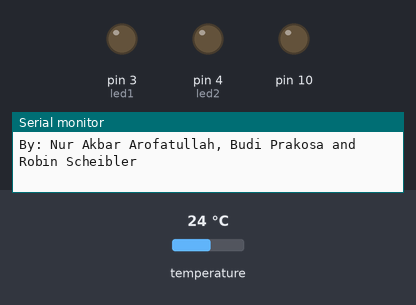
The sketch below on a simulated Arduino Uno, built with avr-gcc and run on an emulated ATmega328P. On the bench: output pins drawn as LEDs (lit = HIGH), the last lines printed to the serial monitor. The inputs (shaded band) are chosen by the test bench; at power-on: temperature 24 °C. The local clock reads 2024-03-15 10:24:30 at power-on unless the sketch sets it; storage starts empty.

Above: at 0.1 s.
At 1.7 s:
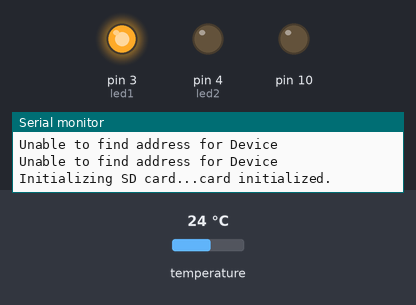
At 5.3 s:
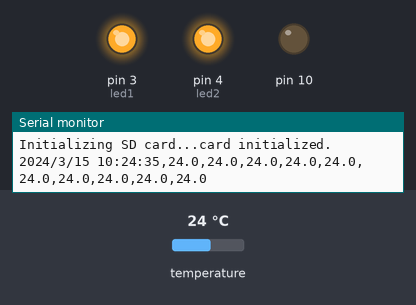
Timing chart, 0 to 6.8 s (numbered marks = the images above):
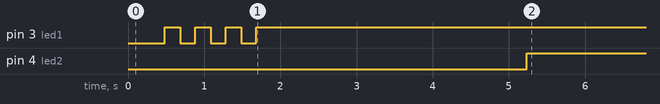

Measured:
- by itself, pin 4 (led2): LOW → HIGH at 5.2 s

The sketch:

CocoaTrak.ino
```cpp
// (licence header left out)
#include <OneWire.h>
#include <DallasTemperature.h>
#include <SD.h>
#include <Wire.h>
#include "RTClib.h"

RTC_DS1307 rtc;

long previousMillis = 0;        // will store last time LED was updated
int ledState = LOW;
long interval = 5000;           // interval at which to blink (milliseconds)

const int led1 = 3;
const int led2 = 4;
const int chipSelect = 10;
// Data wire is plugged into port 2 on the Arduino
#define ONE_WIRE_BUS 2
#define TEMPERATURE_PRECISION 9

// Setup a oneWire instance to communicate with any OneWire devices (not just Maxim/Dallas temperature ICs)
OneWire oneWire(ONE_WIRE_BUS);

// Pass our oneWire reference to Dallas Temperature.
DallasTemperature sensors(&oneWire);

// arrays to hold device addresses
DeviceAddress sensorAddress[10];

DeviceAddress SensorFactoryAddress[10] =
{
	{0x28,0x3D,0xED,0x4F,0x5,0x0,0x0,0xC0},
	{0x28,0x64,0x6F,0xB5,0x5,0x0,0x0,0x5A},
	{0x28,0xDA,0x29,0x51,0x5,0x0,0x0,0x7C},
	{0x28,0x3,0x4B,0x48,0x5,0x0,0x0,0x17},
	{0x28,0x2C,0x70,0x48,0x5,0x0,0x0,0x71},
	{0x28,0x53,0x5E,0x40,0x5,0x0,0x0,0x8B},
	{0x28,0xA0,0x54,0x51,0x5,0x0,0x0,0xAA},
	{0x28,0x67,0x69,0x48,0x5,0x0,0x0,0x73},
	{0x28,0x57,0x42,0x48,0x5,0x0,0x0,0x16},
	{0x28,0x27,0xF2,0x4F,0x5,0x0,0x0,0x47}
};

float sensorValue[10];


struct SensorID{
 int id;
 int factory_id;
};

struct SensorID sensorID[10];

void setup(void)
{
  // start serial port
  Serial.begin(9600);
  Serial.println("CocoaTrak ::Lifepatch::Biodesign::Hackterialab2014");
  Serial.println("By: Nur Akbar Arofatullah, Budi Prakosa and Robin Scheibler");
  // leds
  pinMode(led1, OUTPUT);
  pinMode(led2, OUTPUT);
  // Start up the library
  sensors.begin();

  // locate devices on the bus
  Serial.print("Locating devices...");
  Serial.print("Found ");
  Serial.print(sensors.getDeviceCount(), DEC);
  Serial.println(" devices.");

  // report parasite power requirements
  Serial.print("Parasite power is: ");
  if (sensors.isParasitePowerMode()) Serial.println("ON");
  else Serial.println("OFF");


  //Real Time Clock Initiation
  #ifdef AVR
  Wire.begin();
  #else
  Wire1.begin(); // Shield I2C pins connect to alt I2C bus on Arduino Due
  #endif
   rtc.begin();

   if (! rtc.isrunning()) {
    Serial.println("RTC is NOT running!");
    // following line sets the RTC to the date & time this sketch was compiled
    rtc.adjust(DateTime(F(__DATE__), F(__TIME__)));
    // This line sets the RTC with an explicit date & time, for example to set
    // January 21, 2014 at 3am you would call:
    // rtc.adjust(DateTime(2014, 1, 21, 3, 0, 0));

  }
  // assign address manually.  the addresses below will beed to be changed
  // to valid device addresses on your bus.  device address can be retrieved
  // by using either oneWire.search(deviceAddress) or individually via
  // sensors.getAddress(deviceAddress, index)
  //insideThermometer = { 0x28, 0x1D, 0x39, 0x31, 0x2, 0x0, 0x0, 0xF0 };
  //outsideThermometer   = { 0x28, 0x3F, 0x1C, 0x31, 0x2, 0x0, 0x0, 0x2 };

  // search for devices on the bus and assign based on an index.  ideally,
  // you would do this to initially discover addresses on the bus and then
  // use those addresses and manually assign them (see above) once you know
  // the devices on your bus (and assuming they don't change).
  //
  // method 1: by index

  for (int i = 0; i < 10; i++)
  {
      if (!sensors.getAddress(sensorAddress[i], i)) Serial.println("Unable to find address for Device");
  }


  // method 2: search()
  // search() looks for the next device. Returns 1 if a new address has been
  // returned. A zero might mean that the bus is shorted, there are no devices,
  // or you have already retrieved all of them.  It might be a good idea to
  // check the CRC to make sure you didn't get garbage.  The order is
  // deterministic. You will always get the same devices in the same order
  //
  // Must be called before search()
  //oneWire.reset_search();
  // assigns the first address found to insideThermometer
  //if (!oneWire.search(insideThermometer)) Serial.println("Unable to find address for insideThermometer");
  // assigns the seconds address found to outsideThermometer
  //if (!oneWire.search(outsideThermometer)) Serial.println("Unable to find address for outsideThermometer");

  // show the addresses we found on the bus

  // set the resolution to 9 bit
  for (int i = 0; i < 10; i++)
  {
      sensors.setResolution(sensorAddress[i], TEMPERATURE_PRECISION);
  }

  //sensor id mapping;
  for (uint8_t i = 0; i < 10; i++)
  {
      sensorID[i].id = i + 1;
      for (uint8_t j = 0; j < 10; j++)
      {
       if (isSensorAddressmatch(sensorAddress[j], SensorFactoryAddress[i])) sensorID[i].factory_id = j;
      }
  }


  Serial.print("Initializing SD card...");
  // make sure that the default chip select pin is set to
  // output, even if you don't use it:
  pinMode(10, OUTPUT);

  // see if the card is present and can be initialized:
  if (!SD.begin(chipSelect)) {
    Serial.println("Card failed, or not present");
    // don't do anything more:
    return;
  }
  Serial.println("card initialized.");
   digitalWrite(led1, HIGH);
   delay(200);
   digitalWrite(led1, LOW);
   delay(200);
   digitalWrite(led1, HIGH);
   delay(200);
   digitalWrite(led1, LOW);
   delay(200);
   digitalWrite(led1, HIGH);
   delay(200);
   digitalWrite(led1, LOW);
   delay(200);
   digitalWrite(led1, HIGH);
}


// function to print a device address
void printAddress(DeviceAddress deviceAddress)
{
  for (uint8_t i = 0; i < 8; i++)
  {
    // zero pad the address if necessary
    if (deviceAddress[i] < 16) Serial.print("0");
    Serial.print(deviceAddress[i], HEX);
  }
}

// function to print the temperature for a device
void printTemperature(DeviceAddress deviceAddress)
{
  float tempC = sensors.getTempC(deviceAddress);
  Serial.print(" C: ");
  Serial.print(tempC);
}

// function to print a device's resolution
void printResolution(DeviceAddress deviceAddress)
{
  Serial.print("Resolution: ");
  Serial.print(sensors.getResolution(deviceAddress));
  Serial.println();
}

// main function to print information about a device
void printData(DeviceAddress deviceAddress)
{
  Serial.print("ADDR: ");
  printAddress(deviceAddress);
  Serial.print(" ");
  printTemperature(deviceAddress);
}


void setSensorFromAddress()
{

}


bool isSensorAddressmatch(DeviceAddress deviceAddress, DeviceAddress fixedSensorAddress)
{
  bool addrmatch = true;
  for (uint8_t i = 0; i < 8; i++)
  {
     if (deviceAddress[i] != fixedSensorAddress[i])
     {
       addrmatch = false;
     }
  }

  if (addrmatch)
  {
    return  true;
  }else{
    return false;
  }

}


void loop(void)
{


  unsigned long currentMillis = millis();

  if(currentMillis - previousMillis > interval) {
    // save the last time you blinked the LED
    previousMillis = currentMillis;

    // if the LED is off turn it on and vice-versa:
    if (ledState == LOW)
      ledState = HIGH;
    else
      ledState = LOW;


      // call sensors.requestTemperatures() to issue a global temperature
  // request to all devices on the bus
 // Serial.print("Requesting temperatures...");
  sensors.requestTemperatures();

//printAddress(sensorAddress[0]);
//Serial.println();
//printAddress(SensorFactoryAddress[0]);

  /*
if (testPrintAddress(sensorAddress[0], 0)){
 Serial.println("FOUND");
}else{
   Serial.println("NOT FOUND");
}

 */
 /*
    for (uint8_t i = 0; i < 10; i++)
    {
         Serial.print("sensorID.id:");
         Serial.println(sensorID[i].id);
         Serial.print("sensorID.factory_id:");
         Serial.print(sensorID[i].factory_id);
         Serial.println();
    }
 */

   String dataString = "";

  // open the file. note that only one file can be open at a time,
  // so you have to close this one before opening another.
  File dataFile = SD.open("DATALOG.CSV", FILE_WRITE);


    for (uint8_t k = 0; k < 10; k++)
    {
      int factory_id = sensorID[k].factory_id;
      float tempC = sensors.getTempC(sensorAddress[factory_id]);
      //printAddress(sensorAddress[factory_id]);
      //Serial.print(" id:" );
      //Serial.print(sensorID[k].id);
      //Serial.print(" C:" );

      dataString += String(parti(tempC));
      dataString += ".";
      dataString += String(partf(tempC,2));

     // Serial.print(tempC);

       //if (k != 9) Serial.print(",");
       if (k != 9) dataString += ",";

    }
  //Request RTC


    Serial.println();
    DateTime now = rtc.now();
      Serial.print(now.year(), DEC);
      Serial.print('/');
      Serial.print(now.month(), DEC);
      Serial.print('/');
      Serial.print(now.day(), DEC);
      Serial.print(' ');
      Serial.print(now.hour(), DEC);
      Serial.print(':');
      Serial.print(now.minute(), DEC);
      Serial.print(':');
      Serial.print(now.second(), DEC);
      Serial.print(',');
    Serial.println(dataString);


  // if the file is available, write to it:
  if (dataFile) {
      dataFile.print(now.year(), DEC);
      dataFile.print('/');
      dataFile.print(now.month(), DEC);
      dataFile.print('/');
      dataFile.print(now.day(), DEC);
      dataFile.print(' ');
      dataFile.print(now.hour(), DEC);
      dataFile.print(':');
      dataFile.print(now.minute(), DEC);
      dataFile.print(':');
      dataFile.print(now.second(), DEC);
      dataFile.print(',');
    dataFile.println(dataString);
    digitalWrite(led2, ledState);
    dataFile.close();
    delay(3600000);
  }
  // if the file isn't open, pop up an error:
  else {
    Serial.println("error opening DATALOG.CSV");
  }

    //intervals stop

  }

}


int parti(float x)
{
  return (int)x;
}

int partf(float x, int m)
{
  int i = parti(x);
  while (m > 0)
  {
    i *= 10;
    x *= 10;
    m--;
  }
  return x - i;
}
```
